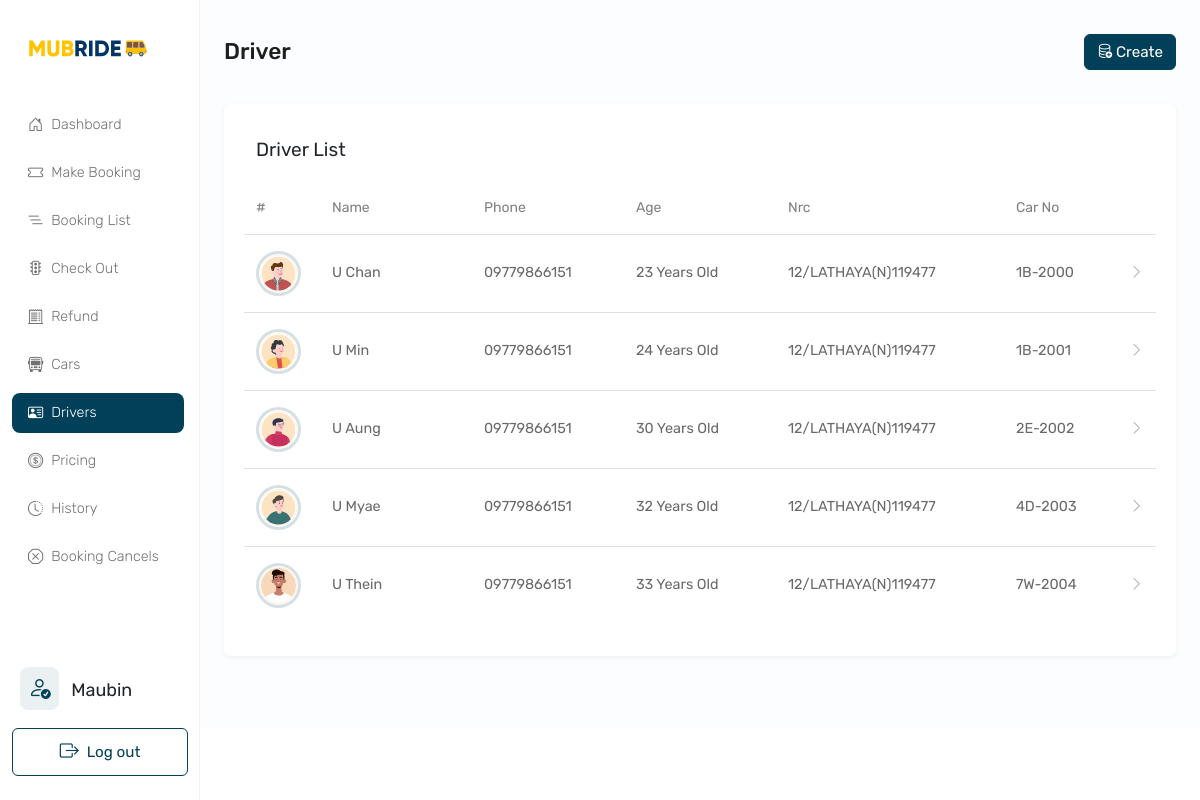
/Admin_Panel/drivers.php, run on the app's committed database.
### tables this page shows
CREATE TABLE `gates` (
  `gate_id` int(20) NOT NULL,
  `gate_name` varchar(255) NOT NULL,
  `created_at` timestamp NOT NULL DEFAULT CURRENT_TIMESTAMP
);

CREATE TABLE `drivers` (
  `driver_id` int(11) NOT NULL,
  `profile_picture` longtext NOT NULL,
  `name` varchar(255) NOT NULL,
  `birthday` varchar(255) NOT NULL,
  `nrc` longtext NOT NULL,
  `address` varchar(255) NOT NULL,
  `phone` varchar(255) NOT NULL,
  `car_id` varchar(255) NOT NULL,
  `created_at` timestamp NOT NULL DEFAULT CURRENT_TIMESTAMP
);

CREATE TABLE `cars` (
  `car_id` int(11) NOT NULL,
  `car_model` varchar(255) NOT NULL,
  `car_number` varchar(255) NOT NULL,
  `route_a` int(11) NOT NULL,
  `route_b` int(11) NOT NULL,
  `has_driver` varchar(10) NOT NULL,
  `created_at` timestamp NOT NULL DEFAULT CURRENT_TIMESTAMP
);

### Admin_Panel/core/function.php (called while the page is built, shortened)
<?php
require_once("common_functions.php");
function getRouteName($from)
{
    $sql = "SELECT * FROM gates WHERE gate_id='$from'";
    return fetch($sql)['gate_name'];
}
function getCar($id)
{
    $sql = "SELECT * FROM cars WHERE car_id='$id'";
    return fetch($sql);
}
function getDrivers()
{
    $gate = $_SESSION['gate'];
    $drivers = [];
    if ($gate == 0) {
        $sql = "SELECT * FROM drivers";
        $drivers = fetchAll($sql);
    }
    return $drivers;
}
function getAge($dob)
{
    $b = date("d-m-Y", strtotime($dob));
    $birthDate = explode("-", $b);
    $age = (date("md", date("U", mktime(0, 0, 0, $birthDate[0], $birthDate[1], $birthDate[2]))) > date("md")
        ? ((date("Y") - $birthDate[2]) - 1)
        : (date("Y") - $birthDate[2]));
    return $age . " Years Old";
}

### Admin_Panel/core/common_functions.php (called while the page is built, shortened)
<?php
function getConnection(): bool|mysqli|null
{
    return mysqli_connect("localhost", "root", "root", "bus_ticket_system");
}
function fetchAll($sql): array
{
    $query = mysqli_query(getConnection(), $sql);
    $rows = [];
    while ($row = mysqli_fetch_assoc($query)) {
        array_push($rows, $row);
    }
    return $rows;
}
function fetch($sql): array |bool|null
{
    $query = mysqli_query(getConnection(), $sql);
    return mysqli_fetch_assoc($query);
}
?>

### Admin_Panel/drivers.php (the view, shortened to what this page needs)
<?php require_once "template/header.php"; ?>
<div class="container-fluid main_container">
    <div class="row">
        <?php require_once "ui_left_side_nav.php"; ?>
        <main class="col-md-9 ms-sm-auto col-lg-10 px-md-4 pb-md-5 h-100">
            <div class="row my-4">
                <div class="head_section mb-4 w-100 d-flex justify-content-between align-items-center">
                    <h3 class="fs-4 header_title">Driver</h3>
                    <button type="button" class="btn btn-primary" data-bs-toggle="modal" data-bs-target="#exampleModal">
                        <i class="bi bi-database-add"></i>
                        Create
                    </button>
                </div>
                <div class="col-12">
                    <div class="card border-0 shadow-sm">
                        <div class="card-body product_table m-1 m-md-3">
                            <div class="d-flex align-content-center justify-content-between pb-3">
                                <p class="mb-0 text-black-20 fs-5">Driver List</p>
                            </div>
                            <div class="row align-items-center justify-content-start py-3">
                                <div class="col-1 d-flex align-items-center">
                                    <p class="mb-0 text-black-50 table_header">#</p>
                                </div>
                                <div class="col-2 d-flex align-items-center">
                                    <p class="mb-0 text-black-50 table_header">Name</p>
                                </div>
                                <div class="col-2 d-flex align-items-center">
                                    <p class="mb-0 text-black-50 table_header">Phone</p>
                                </div>
                                <div class="col-2 d-flex align-items-center">
                                    <p class="mb-0 text-black-50 table_header">Age</p>
                                </div>
                                <div class="col-3 d-flex align-items-center">
                                    <p class="mb-0 text-black-50 table_header">Nrc</p>
                                </div>
                                <div class="col-2 d-flex align-items-center">
                                    <p class="mb-0 text-black-50 table_header">Car No</p>
                                </div>
                            </div>
                            <?php foreach (getDrivers() as $d) { ?>
                                <a class="text-decoration-none" href="<?php getPath(); ?>/drivers_Edit.php?id=<?php echo $d['driver_id']; ?>">
                                    <div class="row table_data align-items-center justify-content-start py-3 border-top">
                                        <div class="col-1 d-flex align-items-center">
                                            <img src="<?php echo $d['profile_picture']; ?>" class="driver_image rounded-circle">
                                        </div>
                                        <div class="col-2 d-flex align-items-center">
                                            <p class="mb-0 table_body w-100">
                                                <?php echo $d['name']; ?>
                                            </p>
                                        </div>
                                        <div class="col-2 d-flex align-items-center">
                                            <p class="mb-0 table_body w-100">
                                                <?php echo $d['phone']; ?>
                                            </p>
                                        </div>
                                        <div class="col-2 d-flex align-items-center">
                                            <p class="mb-0 table_body w-100">
                                                <?php echo getAge($d['birthday']); ?>
                                            </p>
                                        </div>
                                        <div class="col-3 d-flex align-items-center">
                                            <p class="mb-0 table_body w-100">
                                                <?php echo $d['nrc']; ?>
                                            </p>
                                        </div>
                                        <div class="col-2 d-flex align-items-center">
                                            <p class="mb-0 table_body w-100">
                                                <?php echo getCar($d['car_id'])['car_number']; ?>
                                            </p>
                                        <i class="bi bi-chevron-right text-black-50"></i>
                                        </div>
                                    </div>
                                </a>
                            <?php } ?>
                        </div>
                    </div>
                </div>
            </div>
        </main>
    </div>
</div>
<?php require_once "template/footer.php"; ?>

### Admin_Panel/ui_left_side_nav.php
<nav id="sidebarMenu" class="col-md-3 col-lg-2 d-md-block bg-white sidebar collapse">
    <div class="position-sticky h-100 pt-3 sidebar-sticky d-flex flex-column">
        <a class="navbar-brand bg-white col-md-3 col-lg-2 me-0 px-3 mb-4 w-100" href="<?php getPath(); ?>/ui_home.php">
                <img src="<?php getPath(); ?>/assets/imgs/source/logo.svg" style="width: 120px!important;">
        </a>
        <ul class="nav flex-column">
            <li class="nav-item mb-2">
                <a class="nav-link text-black-30 text-decoration-none
                <?php echo getCurrentPage() == "HOME" ? 'nav_active' : ''; ?>" aria-current="page" href="<?php getPath(); ?>/ui_home.php">
                    <i class="bi bi-house-door me-2 fs-6"></i>
                    Dashboard
                </a>
            </li>
            <li class="nav-item mb-2">
                <a class="nav-link text-black-30 text-decoration-none
                <?php echo getCurrentPage() == "CREATE_BOOK" ? 'nav_active' : ''; ?>" aria-current="page" href="<?php getPath(); ?>/make_booking.php">
                    <i class="bi bi-ticket me-2 fs-6"></i>
                    Make Booking
                </a>
            </li>
            <li class="nav-item mb-2">
                <a class="nav-link text-black-30 text-decoration-none
                <?php echo getCurrentPage() == "BOOKING_LIST" ? 'nav_active' : ''; ?>" aria-current="page" href="<?php getPath(); ?>/booking_list.php">
                    <i class="bi bi-list-nested me-2 fs-6"></i>
                    Booking List
                </a>
            </li>
            <li class="nav-item mb-2">
                <a class="nav-link text-black-30 text-decoration-none
                <?php echo getCurrentPage() == "STATUS" ? 'nav_active' : ''; ?>" aria-current="page" href="<?php getPath(); ?>/car_status.php">
                    <i class="bi bi-stoplights me-2 fs-6"></i>
                    Check Out
                </a>
            </li>
            <li class="nav-item mb-2">
                <a class="nav-link text-black-30 text-decoration-none
                <?php echo getCurrentPage() == "REFUND" ? 'nav_active' : ''; ?>" aria-current="page" href="<?php getPath(); ?>/refund.php">
                    <i class="bi bi-receipt-cutoff me-2 fs-6"></i>
                    Refund
                </a>
            </li>
            <li class="nav-item mb-2">
                <a class="nav-link text-black-30 text-decoration-none
                <?php echo getCurrentPage() == "CARS" ? 'nav_active' : ''; ?>" aria-current="page" href="<?php getPath(); ?>/car_management.php">
                    <i class="bi bi-bus-front me-2 fs-6"></i>
                    Cars
                </a>
            </li>
            <li class="nav-item mb-2">
                <a class="nav-link text-black-30 text-decoration-none
                <?php echo getCurrentPage() == "DRIVERS" ? 'nav_active' : ''; ?>" aria-current="page" href="<?php getPath(); ?>/drivers.php">
                    <i class="bi bi-person-vcard me-2 fs-6"></i>
                    Drivers
                </a>
            </li>
            <li class="nav-item mb-2 <?php echo $_SESSION['gate'] == 0 ? 'd-block' : 'd-none'; ?>">
                <a class="nav-link text-black-30 text-decoration-none
                <?php echo getCurrentPage() == "PRICE" ? 'nav_active' : ''; ?>" aria-current="page" href="<?php getPath(); ?>/pricing.php">
                    <i class="bi bi-coin me-2 fs-6"></i>
                    Pricing
                </a>
            </li>
            <li class="nav-item mb-2">
                <a class="nav-link text-black-30 text-decoration-none
                <?php echo getCurrentPage() == "HISTORY" ? 'nav_active' : ''; ?>" aria-current="page" href="<?php getPath(); ?>/customer_history.php">
                    <i class="bi bi-clock-history me-2 fs-6"></i>
                    History
                </a>
            </li>
            <li class="nav-item mb-2">
                <a class="nav-link text-black-30 text-decoration-none
                <?php echo getCurrentPage() == "CANCEL" ? 'nav_active' : ''; ?>" aria-current="page" href="<?php getPath(); ?>/booking_cancel.php">
                    <i class="bi bi-x-octagon me-2 fs-6"></i>
                    Booking Cancels
                </a>
            </li>
        </ul>
        <div class="user_account w-100">
            <p class="account ms-2 text-dark-10 fs-6 text-capitalize">
                <i class="bi bi-person-check fs-4 me-2 text-primary"></i>
                <?php echo getRouteName($_SESSION['gate']) ?>
            </p>
            <a href="<?php getPath(); ?>/LogOut.php" class="btn btn-outline-primary custom_button w-100 d-flex justify-content-center align-items-center" onclick="return confirm('Are you sure to log out?')">
                <i class="bi bi-box-arrow-right fs-5"></i>
                Log out
            </a>
        </div>
    </div>
</nav>

### Admin_Panel/assets/css/dashboard.css (style rules this page uses)
.sidebar { position: fixed; top: 0; bottom: 0; left: 0; z-index: 100; box-shadow: inset -1px 0 0 rgba(0, 0, 0, .05); }
.sidebar-sticky { height: calc(100vh - 48px); overflow-x: hidden; overflow-y: auto; }
.sidebar .nav-link { font-weight: 500; color: #333; }
.sidebar .nav-link { margin-right: 4px; color: #727272; }
.navbar-brand { padding-top: .75rem; padding-bottom: .75rem; box-shadow: inset -1px 0 0 rgba(0, 0, 0, .05); }

### data on the page
gates: gate_name "Maubin"
drivers: profile_picture (picture), name "U Chan", phone "09779866151", birthday "23 Years Old", nrc "12/LATHAYA(N)119477", car.car_number "1B-2000"
drivers: profile_picture (picture), name "U Min", phone "09779866151", birthday "24 Years Old", nrc "12/LATHAYA(N)119477", car.car_number "1B-2001"
drivers: profile_picture (picture), name "U Aung", phone "09779866151", birthday "30 Years Old", nrc "12/LATHAYA(N)119477", car.car_number "2E-2002"
drivers: profile_picture (picture), name "U Myae", phone "09779866151", birthday "32 Years Old", nrc "12/LATHAYA(N)119477", car.car_number "4D-2003"
drivers: profile_picture (picture), name "U Thein", phone "09779866151", birthday "33 Years Old", nrc "12/LATHAYA(N)119477", car.car_number "7W-2004"
